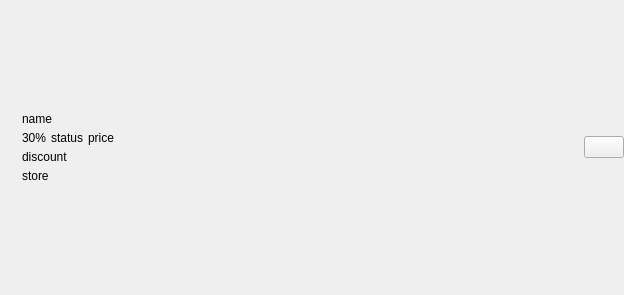
<?xml version="1.0" encoding="UTF-8"?>
<ui version="4.0">
 <class>PLSNaverShoppingLIVEProductItemView</class>
 <widget class="QWidget" name="PLSNaverShoppingLIVEProductItemView">
  <property name="geometry">
   <rect>
    <x>0</x>
    <y>0</y>
    <width>624</width>
    <height>295</height>
   </rect>
  </property>
  <property name="windowTitle">
   <string>Form</string>
  </property>
  <layout class="QHBoxLayout" name="horizontalLayout" stretch="0,1,0">
   <property name="spacing">
    <number>15</number>
   </property>
   <property name="leftMargin">
    <number>0</number>
   </property>
   <property name="topMargin">
    <number>0</number>
   </property>
   <property name="rightMargin">
    <number>0</number>
   </property>
   <property name="bottomMargin">
    <number>0</number>
   </property>
   <item>
    <widget class="PLSNaverShoppingLIVEProductImageView" name="iconLabel">
     <property name="text">
      <string/>
     </property>
     <property name="scaledContents">
      <bool>true</bool>
     </property>
    </widget>
   </item>
   <item>
    <widget class="QWidget" name="infoWidget" native="true">
     <layout class="QVBoxLayout" name="verticalLayout">
      <property name="spacing">
       <number>5</number>
      </property>
      <property name="leftMargin">
       <number>0</number>
      </property>
      <property name="topMargin">
       <number>0</number>
      </property>
      <property name="rightMargin">
       <number>0</number>
      </property>
      <property name="bottomMargin">
       <number>0</number>
      </property>
      <item>
       <spacer name="verticalSpacer_2">
        <property name="orientation">
         <enum>Qt::Vertical</enum>
        </property>
        <property name="sizeHint" stdset="0">
         <size>
          <width>0</width>
          <height>0</height>
         </size>
        </property>
       </spacer>
      </item>
      <item>
       <widget class="QWidget" name="nameWidget" native="true">
        <layout class="QHBoxLayout" name="horizontalLayout_3" stretch="0,1">
         <property name="spacing">
          <number>0</number>
         </property>
         <property name="leftMargin">
          <number>0</number>
         </property>
         <property name="topMargin">
          <number>0</number>
         </property>
         <property name="rightMargin">
          <number>0</number>
         </property>
         <property name="bottomMargin">
          <number>0</number>
         </property>
         <item>
          <widget class="QLabel" name="nameLabel">
           <property name="text">
            <string>name</string>
           </property>
          </widget>
         </item>
         <item>
          <widget class="QWidget" name="nameSpacer" native="true"/>
         </item>
        </layout>
       </widget>
      </item>
      <item>
       <widget class="QWidget" name="priceWidget" native="true">
        <layout class="QHBoxLayout" name="horizontalLayout_2">
         <property name="spacing">
          <number>5</number>
         </property>
         <property name="leftMargin">
          <number>0</number>
         </property>
         <property name="topMargin">
          <number>0</number>
         </property>
         <property name="rightMargin">
          <number>0</number>
         </property>
         <property name="bottomMargin">
          <number>0</number>
         </property>
         <item>
          <widget class="QLabel" name="discountLabel">
           <property name="text">
            <string>30%</string>
           </property>
          </widget>
         </item>
         <item>
          <widget class="QLabel" name="statusLabel">
           <property name="text">
            <string>status</string>
           </property>
          </widget>
         </item>
         <item>
          <widget class="QLabel" name="priceLabel">
           <property name="text">
            <string>price</string>
           </property>
          </widget>
         </item>
         <item>
          <spacer name="horizontalSpacer">
           <property name="orientation">
            <enum>Qt::Horizontal</enum>
           </property>
           <property name="sizeHint" stdset="0">
            <size>
             <width>0</width>
             <height>1</height>
            </size>
           </property>
          </spacer>
         </item>
        </layout>
       </widget>
      </item>
      <item>
       <widget class="QLabel" name="discountPriceLabel">
        <property name="text">
         <string>discount</string>
        </property>
       </widget>
      </item>
      <item>
       <widget class="QLabel" name="storeLabel">
        <property name="text">
         <string>store</string>
        </property>
       </widget>
      </item>
      <item>
       <spacer name="verticalSpacer">
        <property name="orientation">
         <enum>Qt::Vertical</enum>
        </property>
        <property name="sizeHint" stdset="0">
         <size>
          <width>0</width>
          <height>0</height>
         </size>
        </property>
       </spacer>
      </item>
     </layout>
    </widget>
   </item>
   <item>
    <widget class="QPushButton" name="addRemoveButton">
     <property name="text">
      <string/>
     </property>
    </widget>
   </item>
  </layout>
 </widget>
 <customwidgets>
  <customwidget>
   <class>PLSNaverShoppingLIVEProductImageView</class>
   <extends>QLabel</extends>
   <header>PLSNaverShoppingLIVEProductImageView.h</header>
  </customwidget>
 </customwidgets>
 <resources/>
 <connections/>
</ui>
